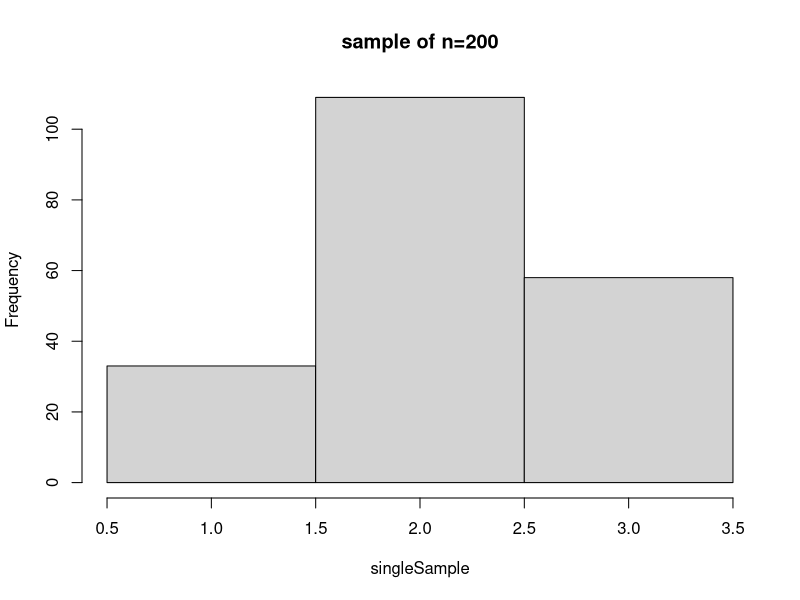
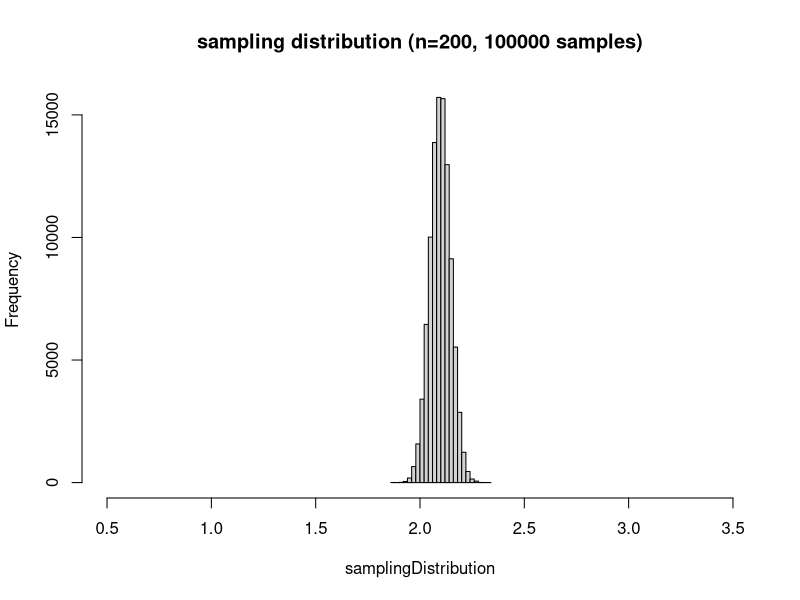
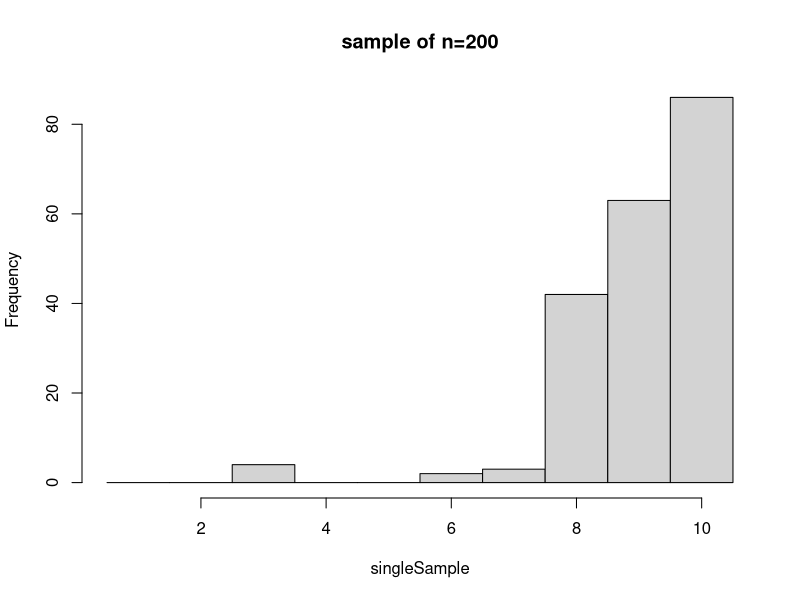
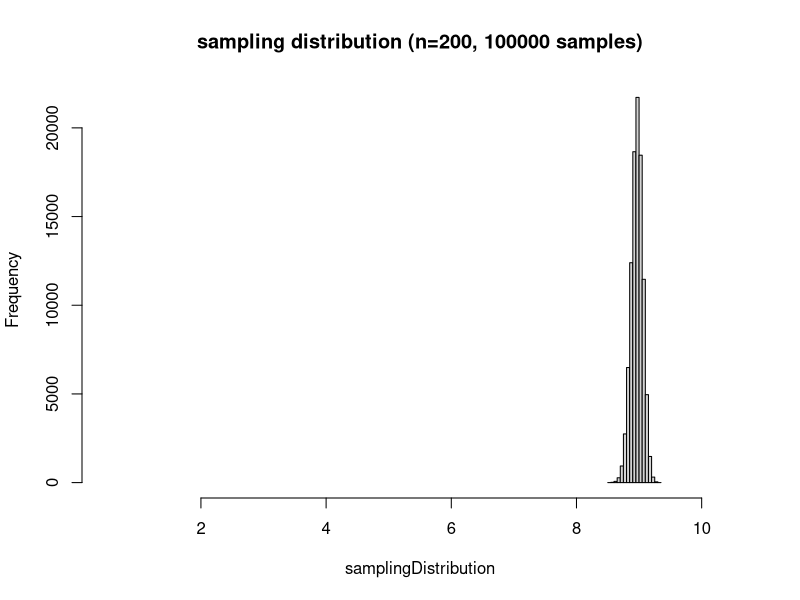
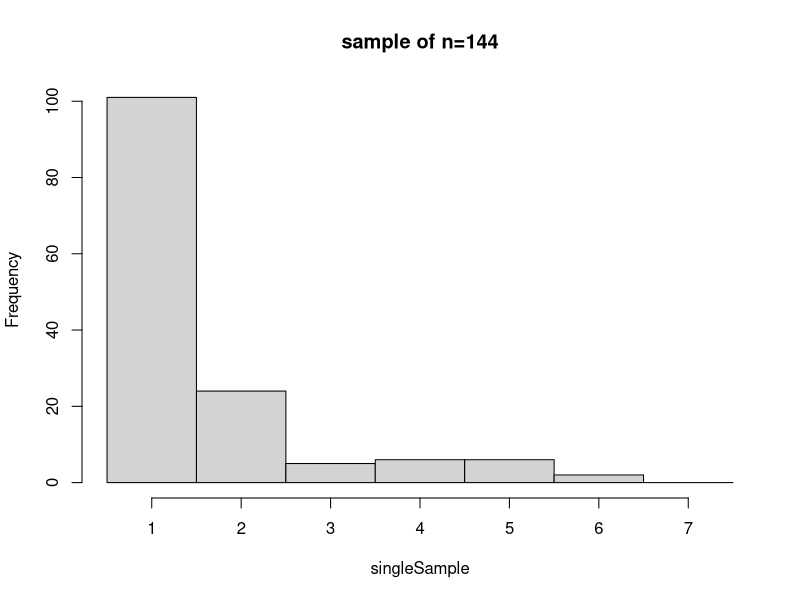
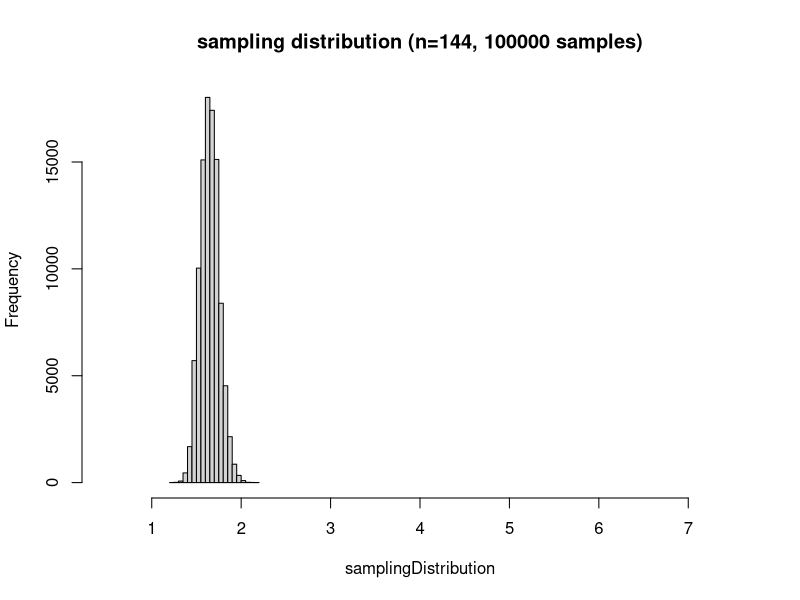
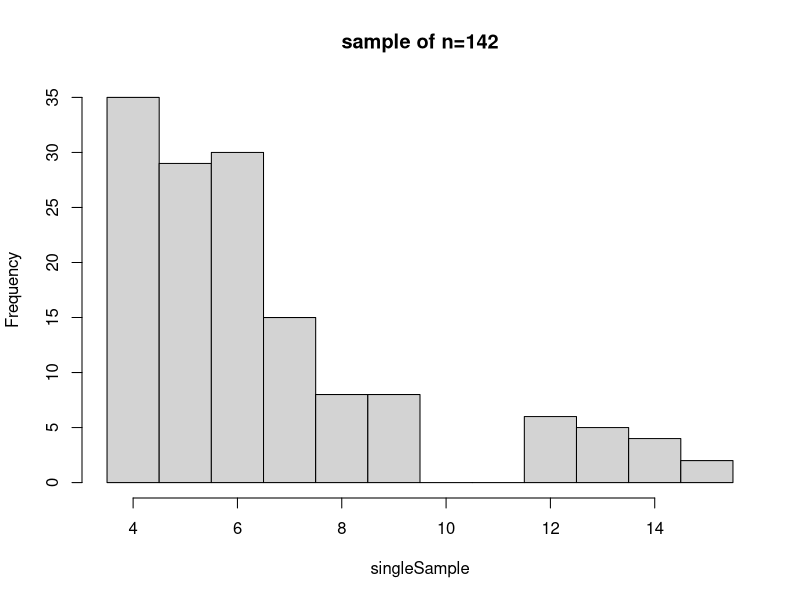
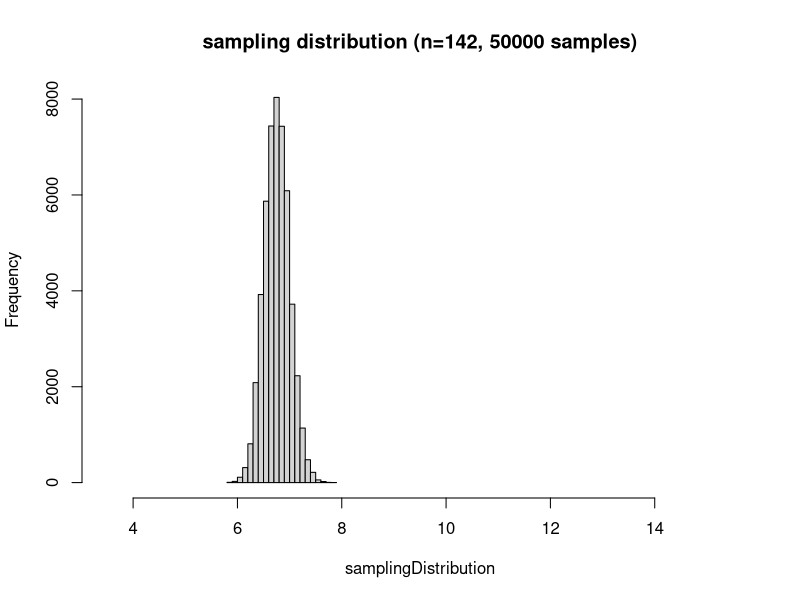

The R script that drew these images, in order:
### This function checks whether a package is installed;
### if not, it installs it. It then loads the package.
safeRequire <- function(packageName) {
  if (!is.element(packageName, installed.packages()[,1])) {
    install.packages(packageName);
  }
  require(package = packageName, character.only=TRUE);
}

### e1071 contains the kurtosis and skewness functions
safeRequire('e1071');

### Function definition
samplingDistribution <- function(popValues = c(0, 1), popFrequencies = c(50, 50),
                                 sampleSize = 100, samples = 100,
                                 showSingleSample=FALSE, savePlot=FALSE, digits=3) {
  
  ### Temporarily store scientific notation threshold
  tempSciPen <- getOption("scipen");
  ### Set at 10 + digits
  options(scipen=10+digits);

  ### Take samples samples of sampleSize people and store the means
  ### (first generate an empty vector to store the means)
  samplingDistribution <- c();
  for (i in 1:samples) {
    samplingDistribution[i] <- mean(sample(popValues, size=sampleSize,
                                           replace=TRUE, prob=popFrequencies));
  }
  
  ### We need to tell the hist() function where to put
  ### the breaks. We will determine this by computing
  ### the distances between the different possible
  ### population values.
  firstVector <- popValues[-length(popValues)];
  secondVector <- popValues[-1];
  diffVector <- secondVector - firstVector;
  ### We can now divide these distances by two. When we then add the resulting
  ### vector to each population value (except the last one of course), we get
  ### the break points.
  diffVector <- diffVector/ 2;
  breaksVector <- popValues[-length(popValues)] + diffVector;
  ### Add the minimum value to the beginning
  breaksVector <- c(popValues[1] - diffVector[1], breaksVector);
  ### Add the maximum value to the end
  breaksVector[length(breaksVector)+1] <- popValues[length(popValues)] + diffVector[length(diffVector)];

  if (showSingleSample) {
    ### Take a sample of sampleSize people to show the distribution
    singleSample <- sample(popValues, size=sampleSize,
                           replace=TRUE, prob=popFrequencies);
    
    ### Maybe save plot to file
    if (savePlot) {
      png(filename=paste0("sample of n=", sampleSize, ".png"), height=300, width=600,
          bg="white");
    }
    ### Show or save the sample distribution
    hist(singleSample, breaks=breaksVector,
         main=paste0("sample of n=", sampleSize));
    if (savePlot) {
      dev.off();
    }
    
    ### If there are more than 5000 datapoints, only use the first 5000 datapoints
    if (length(singleSample) < 5000) {
      normality <- shapiro.test(singleSample);
      normTest <- paste0("Shapiro-Wilk normality test: p=", round(normality$p.value, digits),
                  " (W=", round(normality$statistic, digits),
                  "; based on ", sampleSize, " observations)");
    }
    else {
      normality <- shapiro.test(singleSample[1:5000]);
      normTest <- paste0("Shapiro-Wilk normality test: p=", round(normality$p.value, digits),
                         " (W=", round(normality$statistic, digits),
                         "; NOTE: based on the first 5000 of ",
                         sampleSize, " observations)");
    }
    ### Show output
    cat(paste0("Sample of n=", sampleSize, "\n",
               "Mean=", round(mean(singleSample), digits),
               ", SD=", round(sqrt(var(singleSample)), digits),
               ", Kurtosis=", round(kurtosis(singleSample), digits),
               ", Skewness=", round(skewness(singleSample), digits),
               "\nEstimated standard error (n = ",  sampleSize,"): ",
               round(sqrt(var(singleSample)) / sqrt(sampleSize), digits),
               "\n", normTest, "\n\n"));
    
  }
  
  ### Maybe save plot to file
  if (savePlot) {
    png(filename=paste0("sampling distribution (n=", sampleSize, ", ",
                        samples, " samples).png"), height=300, width=600,
        bg="white");
  }
  ### Show or save the sampling distribution
  ### Note that we don't use "breaks=breaksVector" because
  ### the sampling distribution contains mans, which have
  ### much higher granularity than the population values.
  ### However, we do maintain the minimum and maximum scores.
  hist(samplingDistribution, xlim=range(breaksVector),
       main=paste0("sampling distribution (n=", sampleSize, ", ", samples, " samples)"));
  if (savePlot) {
    dev.off();
  }
  
  ### If there are more than 5000 datapoints, only use the first 5000 datapoints
  if (length(samplingDistribution) < 5000) {
    normality <- shapiro.test(samplingDistribution);
    normTest <- paste0("Shapiro-Wilk normality test: p=", round(normality$p.value, digits),
                       " (W=", round(normality$statistic, digits),
                       "; based on ", samples, " observations)");
  }
  else {
    normality <- shapiro.test(samplingDistribution[1:5000]);
    normTest <- paste0("Shapiro-Wilk normality test: p=", round(normality$p.value, digits),
                       " (W=", round(normality$statistic, digits),
                       "; NOTE: based on the first 5000 of ",
                       samples, " observations)");
  }
  ### Show output
  cat(paste0("Sampling distribution of ", samples, " samples of n=", sampleSize, "\n",
             "Mean=", round(mean(samplingDistribution), digits),
             ", SD=", round(sqrt(var(samplingDistribution)), digits),
             ", Kurtosis=", round(kurtosis(samplingDistribution), digits),
             ", Skewness=", round(skewness(samplingDistribution), digits),
             "\n", normTest, "\n\n"));
  
  options(scipen=tempSciPen);
  
}

### Create a distribution of three possible values
popValues <- c(1, 2, 3);
popFrequencies <- c(20, 50, 30);

### Show the sampling distribution for samples of 5, 10, and 50 people
samplingDistribution(popValues = popValues, popFrequencies = popFrequencies,
                     sampleSize = 200, samples = 100000, showSingleSample=TRUE, digits=5);

### Create a very skewed distribution of ten possible values
popValues <- c(1, 2, 3, 4, 5, 6, 7, 8, 9, 10);
popFrequencies <- c(2, 4, 8, 6, 10, 15, 12, 200, 350, 400);

### Show the sampling distribution for samples of 5, 10, and 50 people
samplingDistribution(popValues = popValues, popFrequencies = popFrequencies,
                     sampleSize = 200, samples = 100000, showSingleSample=TRUE, digits=5);

### Create a skewed distribution of seven possible values
popValues <- c(1, 2, 3, 4, 5, 6, 7);
popFrequencies <- c(70, 15, 5, 4, 3, 2, 1);

### Show the sampling distribution for a sample of 144 people
samplingDistribution(popValues = popValues, popFrequencies = popFrequencies,
                     sampleSize = 144, samples = 100000, showSingleSample=TRUE, digits=5);

### Input a very skewed sample
popValues <- c(4, 5, 6, 7, 8, 9, 10, 11, 12, 13, 14, 15);
popFrequencies <- c(37, 20, 28, 18, 10, 8, 4, 1, 3, 6, 4, 3);

### Show the sampling distribution for this sample
samplingDistribution(popValues = popValues, popFrequencies = popFrequencies,
                     sampleSize = sum(popFrequencies), samples = 50000, showSingleSample=TRUE, digits=5);

### Input sample from paper to review for HRJ
popValues <- c(1:15);
popFrequencies <- c(150, 200, 100, 50, 40, 30, 20, 10, 0, 5, 3, 2, 1, 2, 1);

### Show the sampling distribution for this sample
samplingDistribution(popValues = popValues, popFrequencies = popFrequencies,
                     sampleSize = 50, samples = 50000, showSingleSample=TRUE, digits=5);
